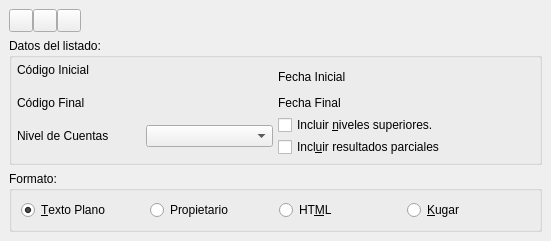
<ui version="4.0" >
 <class>BalancePrintBase</class>
 <widget class="QDialog" name="BalancePrintBase" >
  <property name="geometry" >
   <rect>
    <x>0</x>
    <y>0</y>
    <width>551</width>
    <height>239</height>
   </rect>
  </property>
  <property name="windowTitle" >
   <string>Impresión del Balance de Sumas y Saldos</string>
  </property>
  <layout class="QVBoxLayout" >
   <property name="margin" >
    <number>9</number>
   </property>
   <property name="spacing" >
    <number>6</number>
   </property>
   <item>
    <layout class="QHBoxLayout" >
     <property name="margin" >
      <number>0</number>
     </property>
     <property name="spacing" >
      <number>0</number>
     </property>
     <item>
      <widget class="QToolButton" name="mui_ccostes" >
       <property name="sizePolicy" >
        <sizepolicy>
         <hsizetype>1</hsizetype>
         <vsizetype>0</vsizetype>
         <horstretch>0</horstretch>
         <verstretch>0</verstretch>
        </sizepolicy>
       </property>
       <property name="text" >
        <string/>
       </property>
       <property name="icon" >
        <iconset resource="../../../bulmages.qrc" >:/BulmaCont32x32/images/png/i_centroCoste.xpm</iconset>
       </property>
      </widget>
     </item>
     <item>
      <widget class="QToolButton" name="mui_canales" >
       <property name="sizePolicy" >
        <sizepolicy>
         <hsizetype>1</hsizetype>
         <vsizetype>0</vsizetype>
         <horstretch>0</horstretch>
         <verstretch>0</verstretch>
        </sizepolicy>
       </property>
       <property name="text" >
        <string/>
       </property>
       <property name="icon" >
        <iconset resource="../../../bulmages.qrc" >:/BulmaCont32x32/images/png/i_canales.xpm</iconset>
       </property>
      </widget>
     </item>
     <item>
      <widget class="QToolButton" name="mui_imprimir" >
       <property name="sizePolicy" >
        <sizepolicy>
         <hsizetype>1</hsizetype>
         <vsizetype>0</vsizetype>
         <horstretch>0</horstretch>
         <verstretch>0</verstretch>
        </sizepolicy>
       </property>
       <property name="text" >
        <string/>
       </property>
       <property name="icon" >
        <iconset resource="../../../bulmages.qrc" >:/BulmaCont32x32/images/png/i_filePrint.xpm</iconset>
       </property>
      </widget>
     </item>
     <item>
      <spacer>
       <property name="orientation" >
        <enum>Qt::Horizontal</enum>
       </property>
       <property name="sizeType" >
        <enum>QSizePolicy::MinimumExpanding</enum>
       </property>
       <property name="sizeHint" >
        <size>
         <width>430</width>
         <height>21</height>
        </size>
       </property>
      </spacer>
     </item>
    </layout>
   </item>
   <item>
    <widget class="QGroupBox" name="groupBox_2" >
     <property name="title" >
      <string>Datos del listado:</string>
     </property>
     <layout class="QVBoxLayout" >
      <property name="margin" >
       <number>5</number>
      </property>
      <property name="spacing" >
       <number>5</number>
      </property>
      <item>
       <layout class="QHBoxLayout" >
        <property name="margin" >
         <number>0</number>
        </property>
        <property name="spacing" >
         <number>5</number>
        </property>
        <item>
         <layout class="QHBoxLayout" >
          <property name="margin" >
           <number>0</number>
          </property>
          <property name="spacing" >
           <number>2</number>
          </property>
          <item>
           <widget class="QLabel" name="textLabel1" >
            <property name="text" >
             <string>Código Inicial
</string>
            </property>
           </widget>
          </item>
          <item>
           <widget class="BusquedaCuenta" native="1" name="m_codigoinicial" />
          </item>
         </layout>
        </item>
        <item>
         <layout class="QHBoxLayout" >
          <property name="margin" >
           <number>0</number>
          </property>
          <property name="spacing" >
           <number>2</number>
          </property>
          <item>
           <widget class="QLabel" name="textLabel1_3" >
            <property name="text" >
             <string>Fecha Inicial</string>
            </property>
           </widget>
          </item>
          <item>
           <widget class="BusquedaFecha" native="1" name="m_fechainicial1" />
          </item>
         </layout>
        </item>
       </layout>
      </item>
      <item>
       <layout class="QHBoxLayout" >
        <property name="margin" >
         <number>0</number>
        </property>
        <property name="spacing" >
         <number>5</number>
        </property>
        <item>
         <layout class="QHBoxLayout" >
          <property name="margin" >
           <number>0</number>
          </property>
          <property name="spacing" >
           <number>2</number>
          </property>
          <item>
           <widget class="QLabel" name="textLabel1_2" >
            <property name="text" >
             <string>Código Final</string>
            </property>
           </widget>
          </item>
          <item>
           <widget class="BusquedaCuenta" native="1" name="m_codigofinal" />
          </item>
         </layout>
        </item>
        <item>
         <layout class="QHBoxLayout" >
          <property name="margin" >
           <number>0</number>
          </property>
          <property name="spacing" >
           <number>2</number>
          </property>
          <item>
           <widget class="QLabel" name="textLabel1_2_2" >
            <property name="text" >
             <string>Fecha Final</string>
            </property>
           </widget>
          </item>
          <item>
           <widget class="BusquedaFecha" native="1" name="m_fechafinal1" />
          </item>
         </layout>
        </item>
       </layout>
      </item>
      <item>
       <layout class="QHBoxLayout" >
        <property name="margin" >
         <number>0</number>
        </property>
        <property name="spacing" >
         <number>5</number>
        </property>
        <item>
         <layout class="QHBoxLayout" >
          <property name="margin" >
           <number>0</number>
          </property>
          <property name="spacing" >
           <number>2</number>
          </property>
          <item>
           <widget class="QLabel" name="textLabel1_3_2" >
            <property name="text" >
             <string>Nivel de Cuentas</string>
            </property>
           </widget>
          </item>
          <item>
           <widget class="QComboBox" name="combonivel" />
          </item>
         </layout>
        </item>
        <item>
         <layout class="QVBoxLayout" >
          <property name="margin" >
           <number>0</number>
          </property>
          <property name="spacing" >
           <number>2</number>
          </property>
          <item>
           <widget class="QCheckBox" name="checksuperiores" >
            <property name="text" >
             <string>Incluir &amp;niveles superiores.</string>
            </property>
           </widget>
          </item>
          <item>
           <widget class="QCheckBox" name="checkBox1_2" >
            <property name="text" >
             <string>Incl&amp;uir resultados parciales</string>
            </property>
           </widget>
          </item>
         </layout>
        </item>
       </layout>
      </item>
     </layout>
    </widget>
   </item>
   <item>
    <layout class="QHBoxLayout" >
     <property name="margin" >
      <number>0</number>
     </property>
     <property name="spacing" >
      <number>6</number>
     </property>
     <item>
      <widget class="QGroupBox" name="groupBox" >
       <property name="title" >
        <string>Formato:</string>
       </property>
       <layout class="QHBoxLayout" >
        <property name="margin" >
         <number>9</number>
        </property>
        <property name="spacing" >
         <number>6</number>
        </property>
        <item>
         <widget class="QRadioButton" name="radiotexto" >
          <property name="text" >
           <string>&amp;Texto Plano</string>
          </property>
          <property name="checked" >
           <bool>true</bool>
          </property>
         </widget>
        </item>
        <item>
         <widget class="QRadioButton" name="radiopropietario" >
          <property name="text" >
           <string>Propietario</string>
          </property>
         </widget>
        </item>
        <item>
         <widget class="QRadioButton" name="radiohtml" >
          <property name="text" >
           <string>HT&amp;ML</string>
          </property>
         </widget>
        </item>
        <item>
         <widget class="QRadioButton" name="radiokugar" >
          <property name="text" >
           <string>&amp;Kugar</string>
          </property>
         </widget>
        </item>
       </layout>
      </widget>
     </item>
    </layout>
   </item>
  </layout>
 </widget>
 <layoutdefault spacing="2" margin="5" />
 <customwidgets>
  <customwidget>
   <class>BusquedaFecha</class>
   <extends>QWidget</extends>
   <header>../../../bulmalib/busquedafecha.h</header>
  </customwidget>
  <customwidget>
   <class>BusquedaCuenta</class>
   <extends>QWidget</extends>
   <header>busquedacuenta.h</header>
  </customwidget>
 </customwidgets>
 <resources>
  <include location="../../../bulmages.qrc" />
 </resources>
 <connections/>
</ui>
